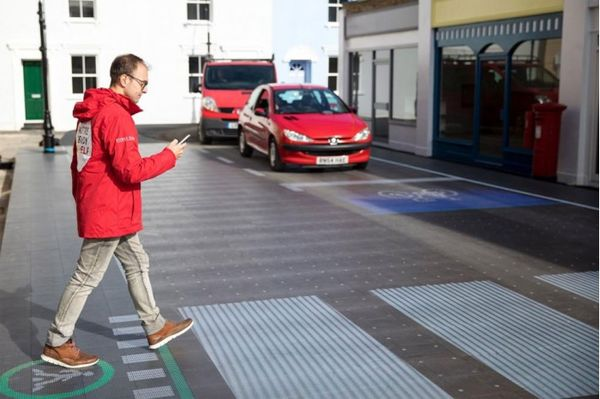
#> input picture Person.jpg, 600 x 399 px
$ python VerifyResult.py
#> lines starting #> are read from the running program, lines starting #| are printed output that depends on the picture; after the words box and inside, x2 and y2 are one past the last pixel; in counts of white or black regions, pixels touching at a corner belong together
# coding:utf-8
import cv2
img = r'Person.jpg'
image = cv2.imread(img)
#> image is the input picture: shape (399, 600, 3); mean B, G, R 124.5, 120.3, 128.7
image = cv2.rectangle(image, (40, 51), (203, 369), (0, 0, 255), thickness=3)
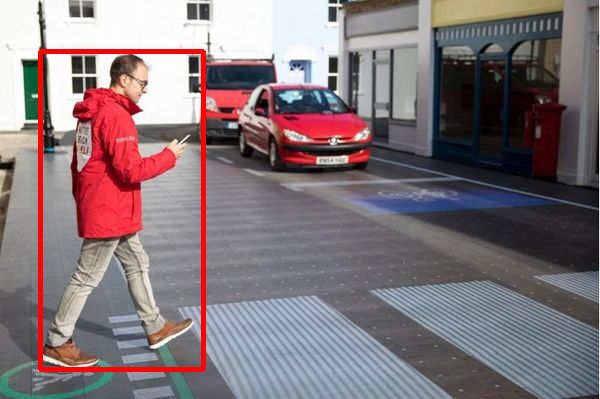
#> image: shape (399, 600, 3); 2% of pixels changed, all inside (x1, y1, x2, y2) = (38, 49, 206, 372)
# cv2.namedWindow("Result", 0)
# cv2.imshow("Result", image)
# cv2.waitKey()
cv2.imwrite("Result.jpg", image)
print("done")
